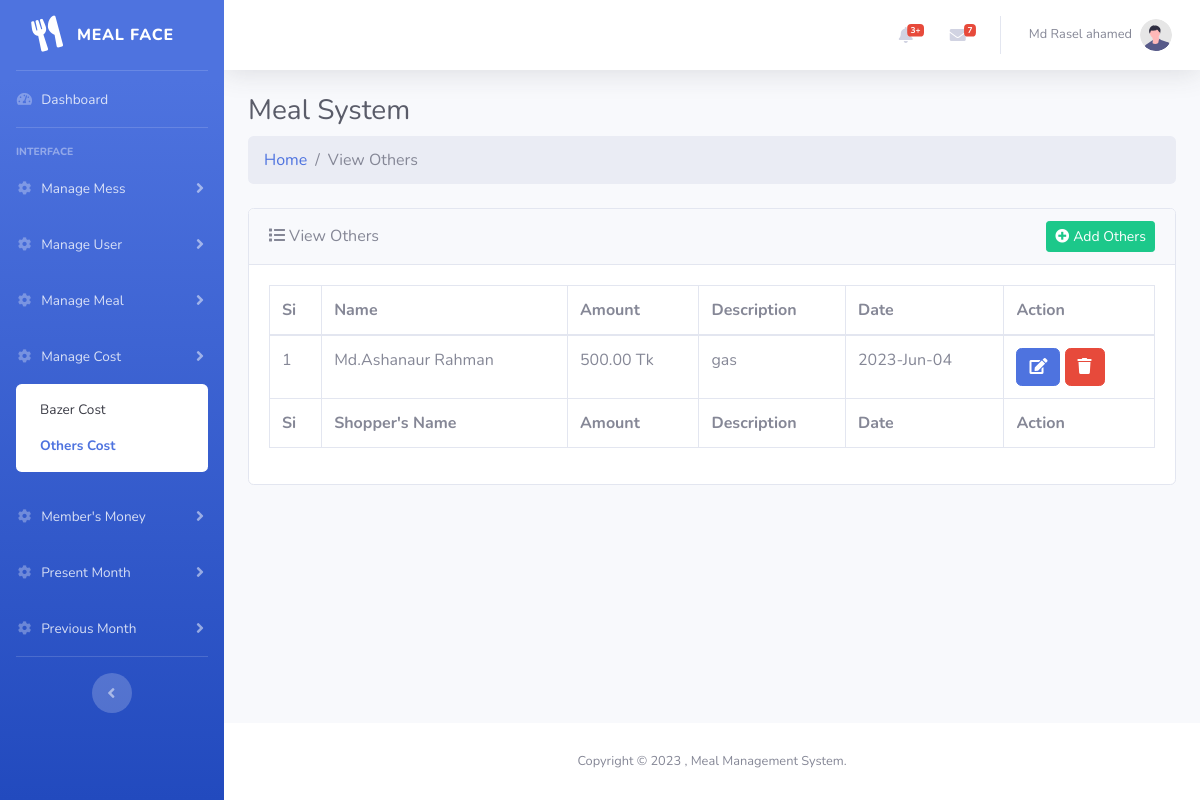
The page /backend/view-others.php (signed in) on the database as committed earlier.
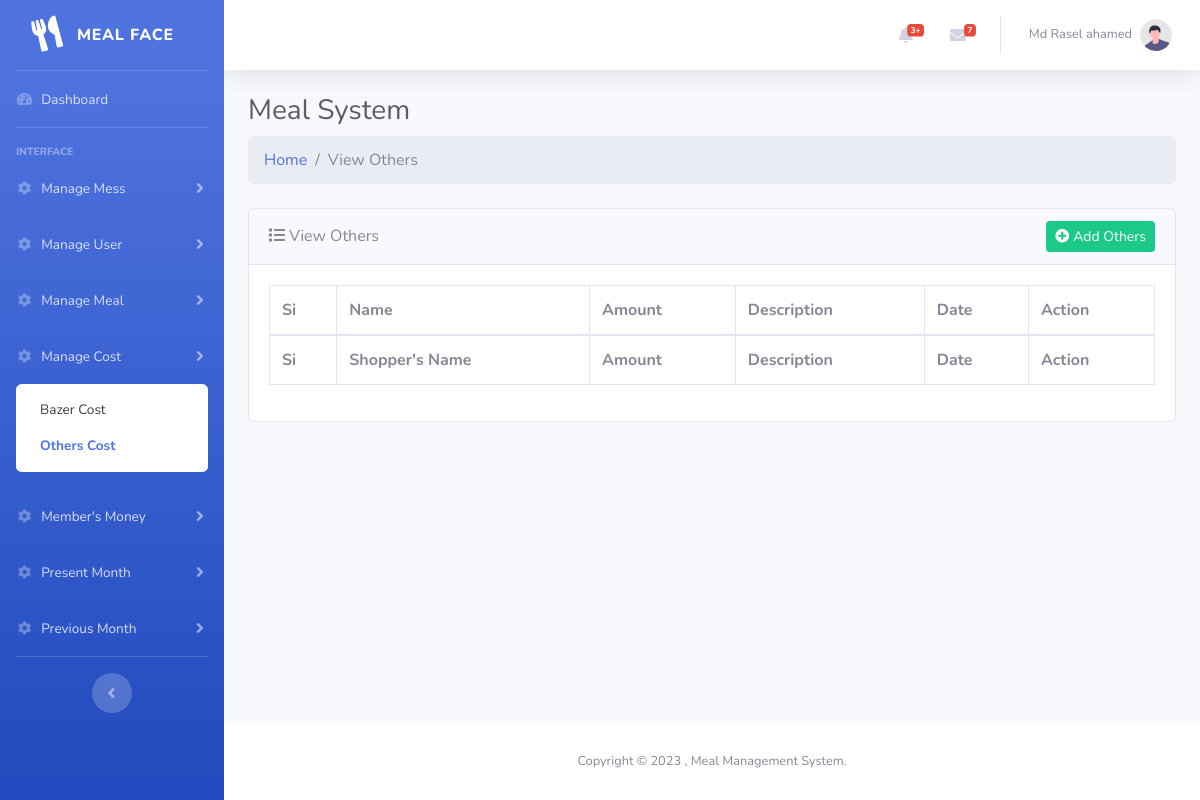
The same page on the database as committed later.
### tables this page shows
CREATE TABLE `other_cost` (
  `other_id` int(11) NOT NULL,
  `other_amount` int(11) DEFAULT NULL,
  `user_id` int(11) DEFAULT NULL,
  `mess_id` int(11) DEFAULT NULL,
  `other_description` longtext DEFAULT NULL,
  `other_date` date DEFAULT NULL,
  `created_by` int(11) DEFAULT NULL,
  `created_at` datetime NOT NULL DEFAULT current_timestamp()
);

CREATE TABLE `users` (
  `user_id` int(11) NOT NULL,
  `user_name` varchar(255) NOT NULL,
  `user_role` varchar(255) NOT NULL DEFAULT 'member',
  `user_mobile` varchar(255) DEFAULT NULL,
  `user_email` varchar(255) DEFAULT NULL,
  `user_password` varchar(255) NOT NULL,
  `mess_id` int(11) DEFAULT NULL
);

### backend/controller/main.php (called while the page is built, shortened)
<?php
    class Main{
        protected $host = "localhost";
        protected $user = "root";
        protected $pass = "";
        protected $db = "php_meal";
        protected $con;
        public function __construct(){
            if(!isset($this->con)){
                $this->con = new mysqli($this->host,$this->user,$this->pass,$this->db);
            }
            return $this->con;
        }
        public function getOtherCost($messId){
            $this->sql = "SELECT other_cost.*,users.user_name as user_name FROM other_cost INNER JOIN users ON users.user_id = other_cost.user_id WHERE other_cost.mess_id = '$messId'";
            $this->result = $this->con->query($this->sql);
            if($this->result == true){
                return $this->result;
            }else{
                return false;
            }
        }
    }
?>

### backend/view-others.php (the view, shortened to what this page needs)
<?php
    include "inc/header.php";
    $obj = new Main();
    $messId = $_SESSION['mess_id'];
    $OthersData = $obj->getOtherCost($messId);
    ?>
<div class="container-fluid">
    <div class="d-sm-flex align-items-center justify-content-between mb-2">
        <h3 class="h3 mb-0 text-gray-800">Meal System</h3>
    </div>
    <ol class="breadcrumb mb-4">
        <li class="breadcrumb-item"><a href="index.php">Home</a></li>
        <li class="breadcrumb-item active">View Others</li>
    </ol>
    <div class="card mb-4">
        <div class="card-header d-flex justify-content-between align-items-center">
            <span><i class="fas fa-list mr-1"></i>View Others</span>
            <small class="d-sm-block"><a href="add-other.php" class="btn btn-success btn-sm"><i
                        class="fas fa-plus-circle mr-1"></i>Add Others</a></small>
        </div>
        <div class="card-body">
            <div class="table-responsive">
                <table class="table table-bordered" id="dataTable" width="100%" cellspacing="0">
                    <thead>
                        <tr>
                            <th>Si</th>
                            <th>Name</th>
                            <th>Amount</th>
                            <th>Description</th>
                            <th>Date</th>
                            <th>Action</th>
                        </tr>
                    </thead>
                    <tfoot>
                        <tr>
                            <th>Si</th>
                            <th>Shopper's Name</th>
                            <th>Amount</th>
                            <th>Description</th>
                            <th>Date</th>
                            <th>Action</th>
                        </tr>
                    </tfoot>
                    <tbody>
                    <?php
                            if($OthersData->num_rows>0){
                                $si = 1;
                                while($row = $OthersData->fetch_object()){
                                    $d = strtotime($row->other_date);
                                    ?>
                        <tr>
                            <td><?php echo $si; ?></td>
                            <td class="text-capitalize"><?php echo $row->user_name; ?></td>
                            <td><?php echo number_format($row->other_amount,2) ?> Tk</td>
                            <td><?php echo $row->other_description; ?></td>
                            <td><?php echo date("Y-M-d", $d); ?></td>
                            <td>
                                <a class="btn btn-primary" href="add-other.php?other-id=<?php echo $row->other_id; ?>"><i class="fas fa-edit"></i></a>
                                <a class="btn btn-danger" href="#"><i class="fas fa-trash"></i></a>
                            </td>
                        </tr>
                        <?php
                            $si++;
                                }
                            }
                        ?>
                    </tbody>
                </table>
            </div>
        </div>
    </div>
</div>
<?php include "inc/footer.php"; ?>

Rows that differ between the two databases and show on the page:
removed other_cost: user.user_name "Md.Ashanaur Rahman", other_amount "500.00", other_description "gas", other_date "2023-Jun-04"
